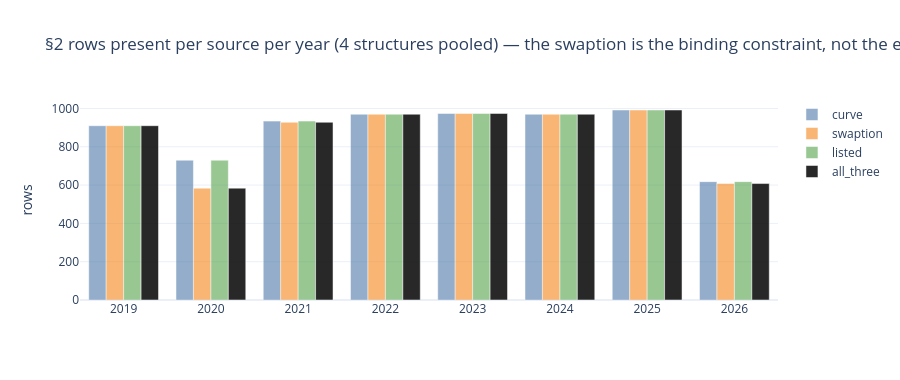

The notebook cell saved with this chart:
### Markdown cell above
**Read this before anything else.**

* The intersection is **1,854 days** for the two US-benchmarked structures
  (5Y/30Y, 10Yx10Y/20Yx10Y) and **1,614** for the two UL-benchmarked ones. UL is
  a thinner series than US; TN, used only as an alt, starts in 2023.
* **1,614 days are common to all four.** Every per-structure number below uses
  that structure's own intersection, which is the right choice (it uses all the
  data each structure has) — the common count is the floor any *cross-structure*
  claim would have to be re-measured on.
* The binding constraint is the **swaption**, not the listed panel: 47 of 1,901
  days carry no 1Yx30Y ATMF. That is the reverse of the short-end study, where
  the listed panel was the constraint on both ends.

Compare with the prior run: **517 dates → 1,854.** A 3.6x longer window, on the
structures the note actually recommends.

### Code cell
# The three coverages as a picture -- where each source is present, by year.
_cov = three.reset_index()
_cov["year"] = _cov["date"].dt.year
_rows = []
for (y, s), g in _cov.groupby(["year", "structure"]):
    _rows.append({"year": y, "structure": s,
                  "curve": int((~np.isnan(g["curve_bp_day"].to_numpy(float))).sum()),
                  "swaption": int(np.isfinite(g["swaption_bp_day"].to_numpy(float)).sum()),
                  "listed": int(np.isfinite(g["listed_bp_day"].to_numpy(float)).sum()),
                  "all_three": int(g["usable"].sum())})
_cvt = pd.DataFrame(_rows)
fig = go.Figure()
for src, col in (("curve", "#4C78A8"), ("swaption", "#F58518"), ("listed", "#54A24B"),
                 ("all_three", "#111111")):
    g = _cvt.groupby("year")[src].sum()
    fig.add_trace(go.Bar(x=g.index, y=g.values, name=src,
                         marker_color=col, opacity=0.9 if src == "all_three" else 0.6))
fig.update_layout(title="§2 rows present per source per year (4 structures pooled) — "
                        "the swaption is the binding constraint, not the exchange",
                  barmode="group", height=380, template="plotly_white",
                  yaxis_title="rows")
fig.show()

### Figure 1 — Plotly figure (JSON) as saved in the notebook; plotly's stock layout.template omitted (floating-point values rounded to 4 significant figures)
{"data": [{"marker": {"color": "#4C78A8"}, "name": "curve", "opacity": 0.6, "type": "bar", "x": [2019, 2020, 2021, 2022, 2023, 2024, 2025, 2026], "y": [910, 730, 934, 970, 974, 970, 992, 618]}, {"marker": {"color": "#F58518"}, "name": "swaption", "opacity": 0.6, "type": "bar", "x": [2019, 2020, 2021, 2022, 2023, 2024, 2025, 2026], "y": [910, 584, 928, 970, 974, 970, 992, 608]}, {"marker": {"color": "#54A24B"}, "name": "listed", "opacity": 0.6, "type": "bar", "x": [2019, 2020, 2021, 2022, 2023, 2024, 2025, 2026], "y": [910, 730, 934, 970, 974, 970, 992, 618]}, {"marker": {"color": "#111111"}, "name": "all_three", "opacity": 0.9, "type": "bar", "x": [2019, 2020, 2021, 2022, 2023, 2024, 2025, 2026], "y": [910, 584, 928, 970, 974, 970, 992, 608]}], "layout": {"barmode": "group", "height": 380, "title": {"text": "§2 rows present per source per year (4 structures pooled) — the swaption is the binding constraint, not the exchange"}, "yaxis": {"title": {"text": "rows"}}}}
